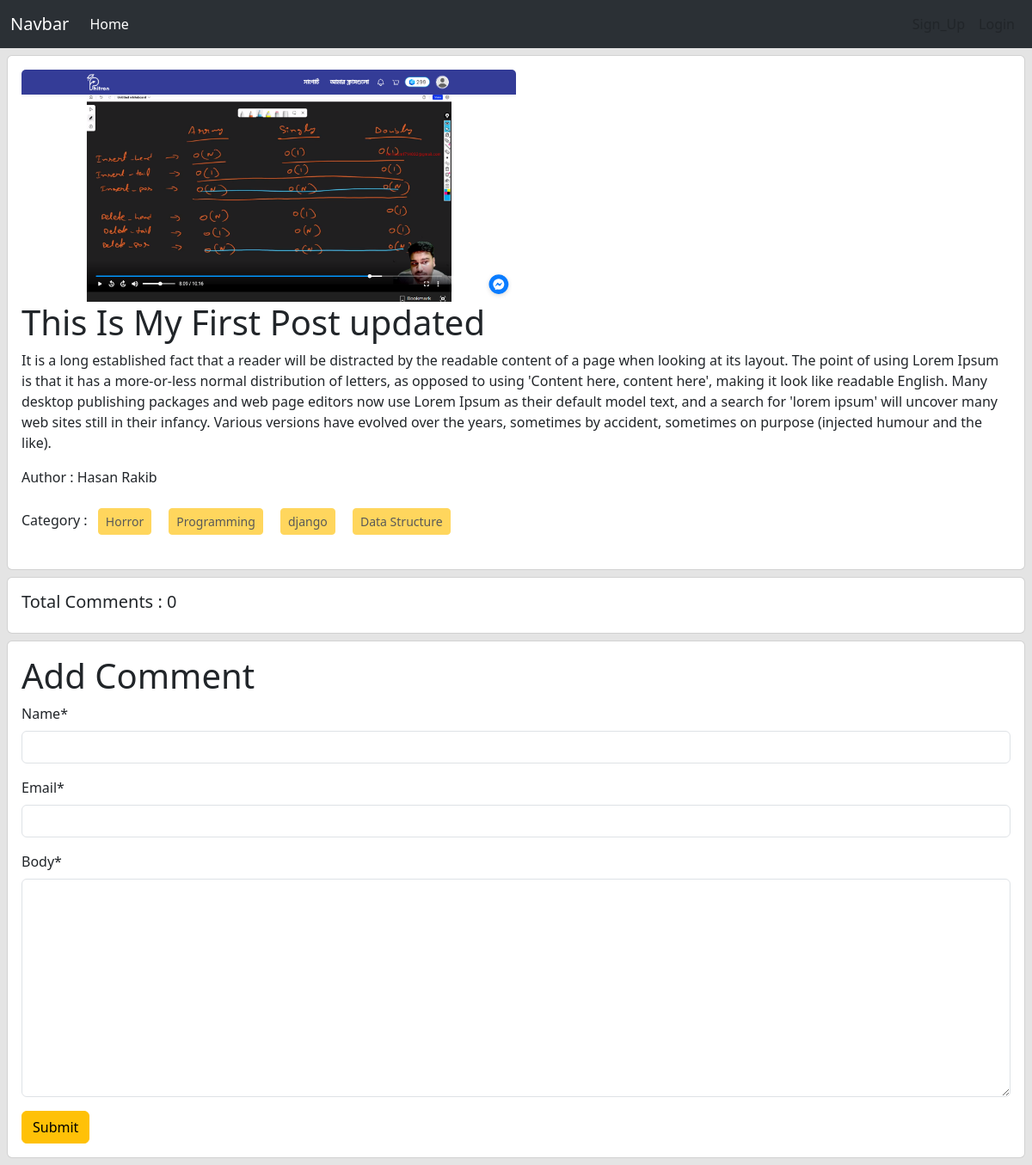
Screenshot of /post/details/2 with the database file from the repository.
### post/models.py (models this page shows, shortened)
class Post(models.Model):
    title = models.CharField(max_length=50)
    content = models.TextField()
    category = models.ManyToManyField(Category)
    author = models.ForeignKey(User, on_delete=models.CASCADE)
    image = models.ImageField(upload_to='post/media/uploads/', blank=True,null=True)

### categories/models.py (models this page shows, shortened)
class Category(models.Model):
    name = models.CharField(max_length=20)
    slug = models.SlugField(max_length=100, unique=True, null=True, blank=True)

### post/views.py (the view, shortened to what this page needs)
# urls.py: path('details/<int:id>',views.DetailView.as_view(), name='detail_post'),
class DetailView(DetailView):
    model = models.Post
    pk_url_kwarg='id'
    template_name ='details.html'
    def get_context_data(self, **kwargs):
        context=super().get_context_data(**kwargs)
        post=self.object
        comments=post.comments.all()
        comment_form=forms.CommentForm()
        context['comments'] = comments
        context['comment_form'] = comment_form
        return context

### post/forms.py
class CommentForm(forms.ModelForm):
    class Meta:
        model= Comment
        fields = ['name','email','body']

### post/templates/details.html (shortened to what this page needs)
{% extends 'base.html' %}
{% load crispy_forms_tags %}
{% block content %}
<div class="col-12">
    <div class="card m-2">
        <div class="card-body">
            <img src="{{post.image.url}}" class="card-img-top" alt="..." style="width:50%;">
            <h1 class="card-title">{{post.title}}</h1>
            <p class="card-text">{{post.content}}</p>
            <p>Author : {{post.author.first_name}} {{post.author.last_name}}</p>
            <p>
                Category : {% for cat in post.category.all %}
                <button class="btn btn-warning btn-sm m-2" disabled>
                    {{cat.name}}
                </button>
                {% endfor %}
            </p>
        </div>
    </div>
</div>
<div class="card m-2">
    <h5 class="p-3">Total Comments : {{comments | length}}</h5>
</div>
<div class="card m-2">
    <div class="card-body">
        <form method="post">
            <h1>Add Comment</h1>
            {{comment_form | crispy}}
            <button class="btn btn-warning">Submit</button>
    </div>
</div>
{% endblock %}

### rows the page displays
Post: image (picture), title "This Is My First Post updated", content "It is a long established fact that a reader will be distracted by the readable content of a page when looking at its layout. The point of using Lorem Ipsum is that it has a more-or-less normal distribution of letters, as opposed to using 'Content here, content here', making it look like readable English. Many desktop publishing packages and web page editors now use Lorem Ipsum as their default model text, and a search for 'lorem ipsum' will uncover many web sites still in their infancy. Various versions have evolved over the years, sometimes by accident, sometimes on purpose (injected humour and the like).", author.first_name "Hasan", author.last_name "Rakib"
Category: name "Horror"
Category: name "Programming"
Category: name "django"
Category: name "Data Structure"

### other values shown
{{ comments | length }} "0"
